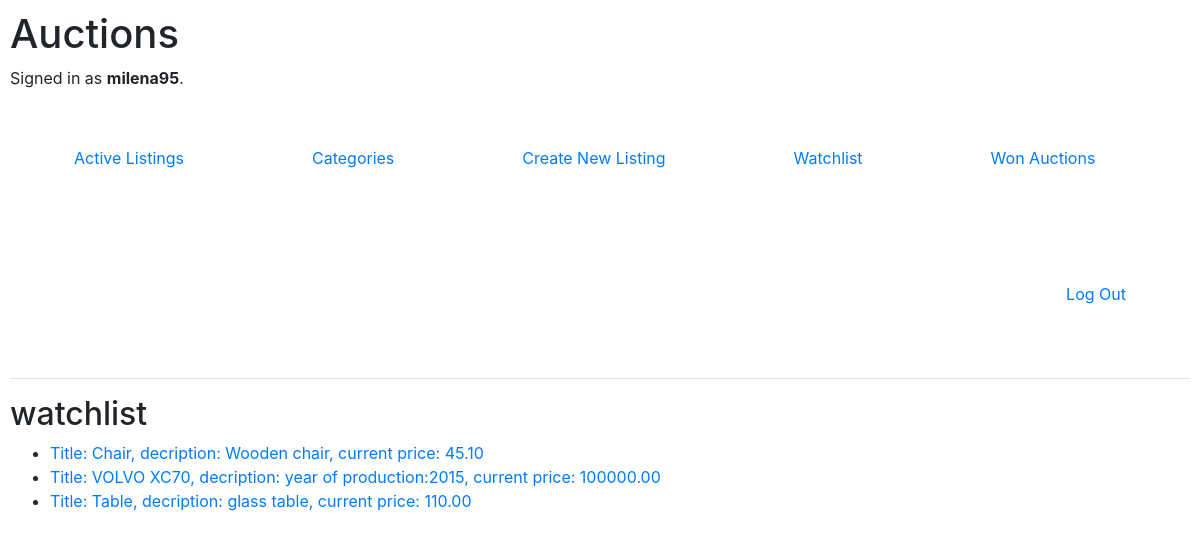
The app's page /watchlist (signed in) with its own data.
### auctions/models.py (models this page shows, shortened)
class User(AbstractUser):
    pass

class AuctionListing(models.Model):
    categories = [
    ("Clothing","Clothing"),
    ("Car","Car"),
    ("RTV","RTV"),
    ("AGD","AGD"),
    ("Toy","Toy"),
    ("Home","Home")
    ]
    title = models.CharField(max_length=64)
    category = models.CharField(max_length=10, blank=True, choices=categories)
    description = models.CharField(max_length=512)
    starting_bid = models.DecimalField(max_digits=10, decimal_places=2)
    current_price = models.DecimalField(max_digits=10, decimal_places=2, null=True, blank=True)
    owner = models.ForeignKey(User, on_delete=models.CASCADE, related_name="owner")
    active = models.BooleanField(default=True)
    winner = models.ForeignKey(User, blank=True, null=True, on_delete=models.SET_NULL, related_name="winner")
    image = models.CharField(max_length=10240,default="https://encrypted-tbn0.gstatic.com/images?q=tbn:ANd9GcRqEWgS0uxxEYJ0PsOb2OgwyWvC0Gjp8NUdPw&usqp=CAU",blank=True,null=True)
    def __str__(self):
        return f"Title: {self.title}, decription: {self.description}, current price: {self.current_price}"

### auctions/views.py (the view)
# urls.py: path("watchlist",views.watchlist, name="watchlist"),
def watchlist(request):
    listings = []
    list = Watchlist.objects.filter(user = request.user)
    for object in list:
        listings.append(object.listing)
    return render(request, "auctions/watchlist.html",{
        "listings": listings
    })

### auctions/templates/auctions/watchlist.html
{% extends "auctions/layout.html" %}
{% block body %}
    <h2>watchlist</h2>
    <ul>
    {% for listing in listings %}
        <li>
            <a href = "{% url 'listing' listing.id %}">{{listing}}</a>
        </li>
    {% endfor %}
    </ul>
{% endblock %}

### auctions/templates/auctions/layout.html (shortened to what this page needs)
{% load static %}
<!DOCTYPE html>
<html lang="en">
    <head>
        <link rel="stylesheet" href="https://stackpath.bootstrapcdn.com/bootstrap/4.4.1/css/bootstrap.min.css">
        <link href="{% static 'auctions/styles.css' %}" rel="stylesheet">
    </head>
    <body>
        <h1>Auctions</h1>
        <div>
            {% if user.is_authenticated %}
                Signed in as <strong>{{ user.username }}</strong>.
            {% else %}
                Not signed in.
            {% endif %}
        </div>
        <ul class="nav d-flex">
            <li class="nav-item p-5">
                <a class="nav-link" href="{% url 'index' %}">Active Listings</a>
            </li>
            <li class="nav-item p-5">
                <a class="nav-link" href="{% url 'categories' %}">Categories</a>
            </li>
            {% if user.is_authenticated %}
                <li class="nav-item p-5">
                    <a class="nav-link" href="{% url 'newListing' %}">Create New Listing</a>
                </li>
                <li class="nav-item p-5">
                    <a class="nav-link" href="{% url 'watchlist' %}">Watchlist</a>
                </li>
                <li class="nav-item p-5">
                    <a class="nav-link" href="{% url 'won' %}">Won Auctions</a>
                </li>
                <li class="nav-item ml-auto p-5">
                    <a class="nav-link" href="{% url 'logout' %}">Log Out</a>
                </li>
            {% endif %}
        </ul>
        <hr>
        {% block body %}
        {% endblock %}
    </body>
</html>

### auctions/static/auctions/styles.css (style rules this page uses)
body { padding: 10px; }

### records on screen
User: username "milena95"
AuctionListing: title+description+current_price "Title: Chair, decription: Wooden chair, current price: 45.10"
AuctionListing: title+description+current_price "Title: VOLVO XC70, decription: year of production:2015, current price: 100000.00"
AuctionListing: title+description+current_price "Title: Table, decription: glass table, current price: 110.00"
